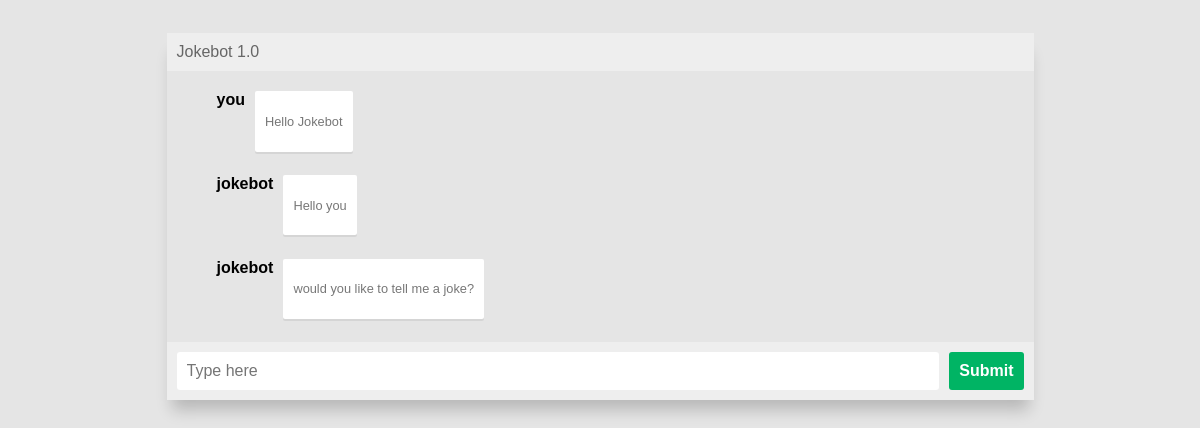
/jokebot/, run on an earlier commit of the app's database.
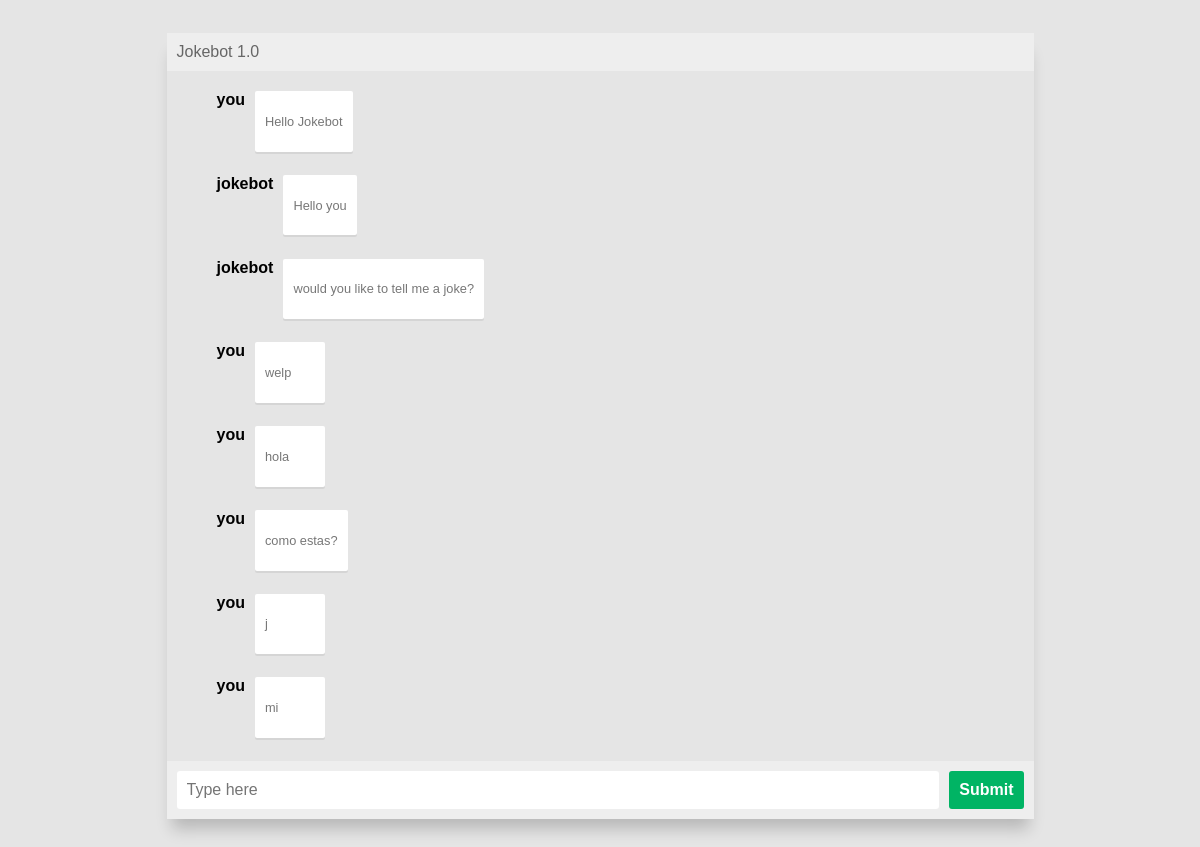
And on a later commit of the database.
### jokebot/models.py (models this page shows, shortened)
class Message(models.Model):
	message_text = models.CharField(max_length=200)
	message_nametag = models.CharField(max_length=50)
	message_date = models.DateTimeField('date sent', auto_now_add=True)

### jokebot/views.py (the view)
# urls.py: path('', views.index, name='index'),
def index(request):
	message_list = Message.objects.order_by('message_date')
	context = {'message_list': message_list}
	return render(request, 'jokebot/index.html', context)

### jokebot/templates/jokebot/index.html (shortened to what this page needs)
<!DOCTYPE html>
{% load static %}
<html lang="en">
    <head>
        <link rel="stylesheet" type="text/css" href="{% static 'jokebot/jokebot.css' %}">
    </head>
    <body>
        <div class="app-container">
            <div class="menu">
                <div class="appname">Jokebot 1.0</div>
            </div>
            <div>
                <ol class="chat">
                {% if message_list %}
                    {% for message in message_list %}
                    <li class="msgbox">
                        <div class="nametag">{{ message.message_nametag }}</div>
                        <div class="msg"><p>{{ message.message_text }}</p></div>
                    </li>
                    {% endfor %}
                {% endif %}
                </ol>
            </div>
            <form class="response" action="{% url 'jokebot:submitMessage' %}" method="post">
              <input class="textarea" type="text" name="new_message" placeholder="Type here"/>
              <input class="submitbtn" type="submit" value="Submit">
            </form>
        </div>
    </body>
</html>

### jokebot/static/jokebot/jokebot.css (style rules this page uses)
html { box-sizing: border-box; }
body { display: flex; justify-content: center; align-items: center; background: #e5e5e5; font-family: Helvetica, sans-serif; }
.app-container { display: flex; flex-flow: column wrap; justify-content: space-between; width: 100%; max-width: 867px; margin: 25px 10px; height: calc(100% - 50px); border: var(--border); border-radius: 5px; background: var(--msger-bg); box-shadow: 0 15px 15px -5px rgba(0, 0, 0, 0.2); }
.menu { display: flex; padding: 10px; background: #eee; color: #666; }
.chat { list-style: none; margin-top: 10px; margin-bottom: 10px; }
.chat li { padding: 10px; border: 10px; overflow: hidden; display: flex; }
.nametag { margin-right: 10px; font-weight: bold; }
.msg { font-size: 0.8rem; margin: 0 0 0.2rem 0; color: #777; background: white; min-width: 50px; padding: 10px; border-radius: 2px; box-shadow: 0px 2px 0px rgba(0, 0, 0, 0.07); }
.response { display: flex; padding: 10px; background: #eee; }
.response * { border: none; padding: 10px; border-radius: 3px; font-size: 1em; }
.textarea { flex: 1; }
.submitbtn { margin-left: 10px; font-weight: bold; background: rgb(0, 180, 100); color: #fff; }

What changed in the data, as far as the page shows it:
added Message: message_nametag "you", message_text "welp"
added Message: message_nametag "you", message_text "hola"
added Message: message_nametag "you", message_text "como estas?"
added Message: message_nametag "you", message_text "j"
added Message: message_nametag "you", message_text "mi"
